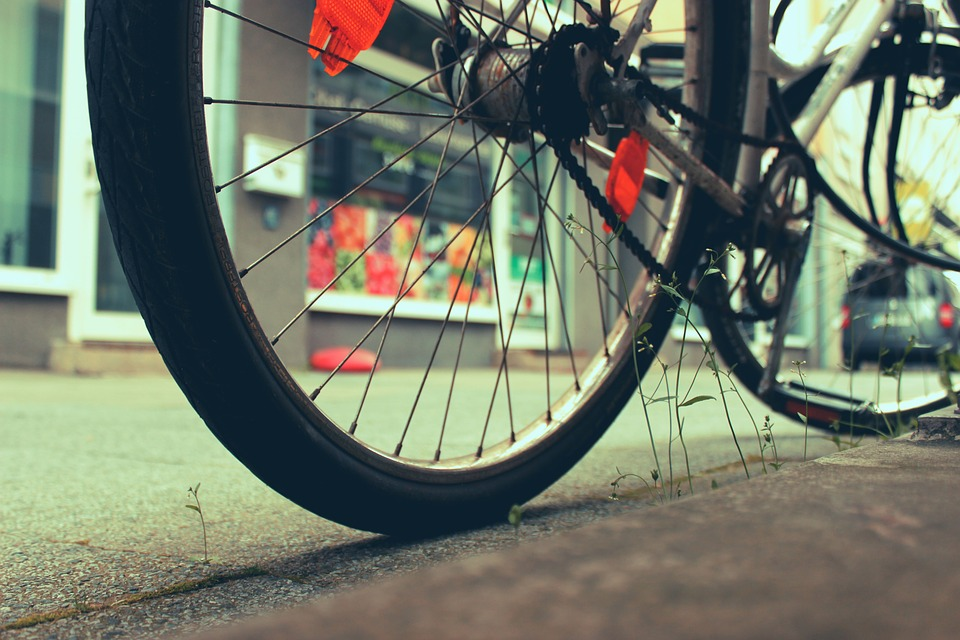
#> input picture Practice/Easy_haults.jpg, 960 x 640 px
$ python Filter_Modes.py
#> lines starting #> are read from the running program, lines starting #| are printed output that depends on the picture
#Modes and Filter

from PIL import Image
from PIL import ImageFilter #used for useing filter type function

img = Image.open('Easy_haults.jpg')
#> img is the input picture: PIL image 960x640 RGB; mean R, G, B 112.5, 119.8, 104.9
black_white = img.convert('L')
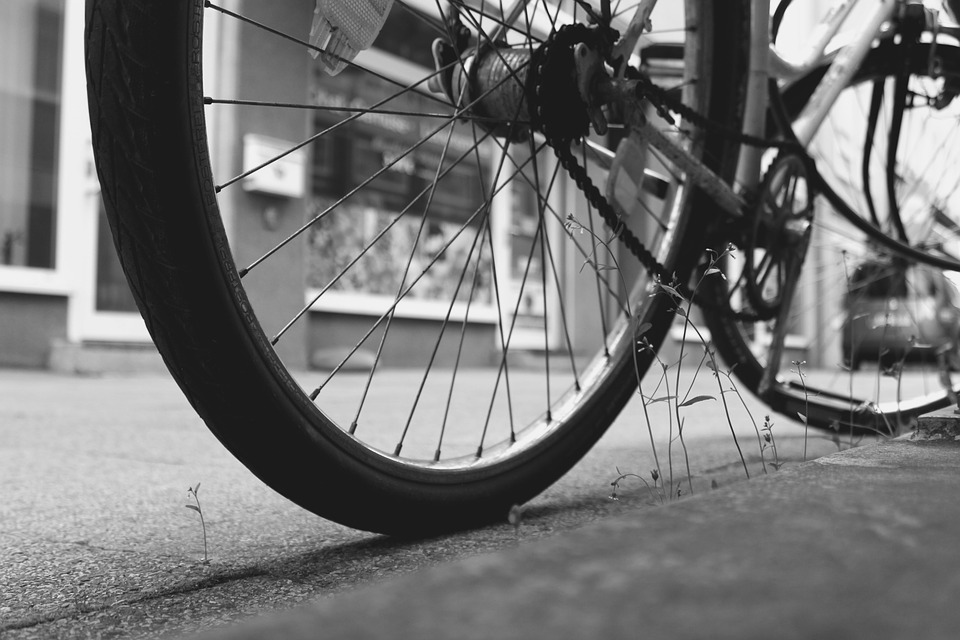
#> black_white: PIL image 960x640 L; min 5, max 253, mean 115.9
blur = img.filter(ImageFilter.BLUR) #for Blurred image
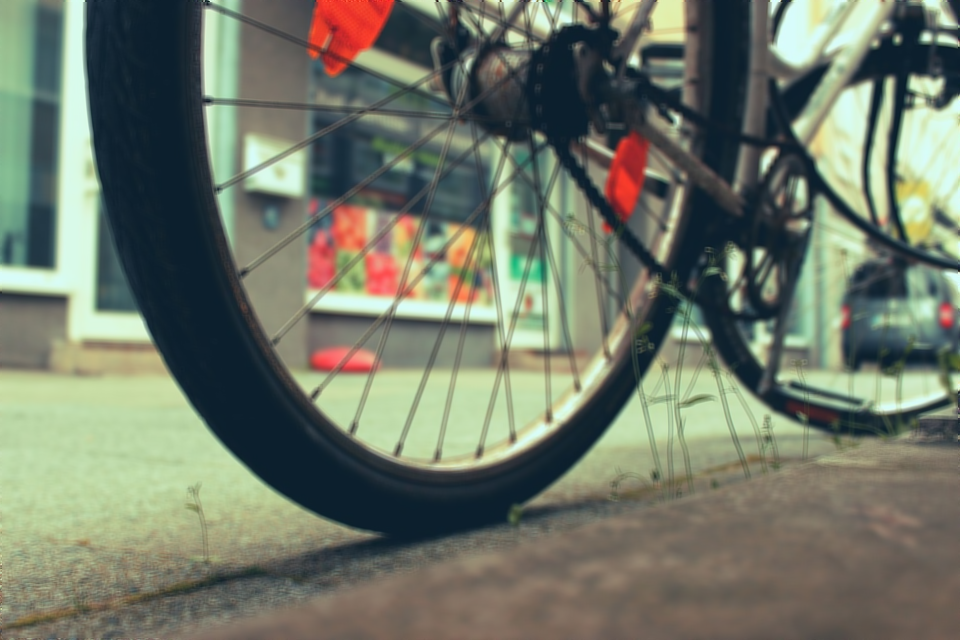
#> blur: PIL image 960x640 RGB; mean R, G, B 112.5, 119.9, 105
details = img.filter(ImageFilter.DETAIL)
edges = img.filter(ImageFilter.FIND_EDGES)
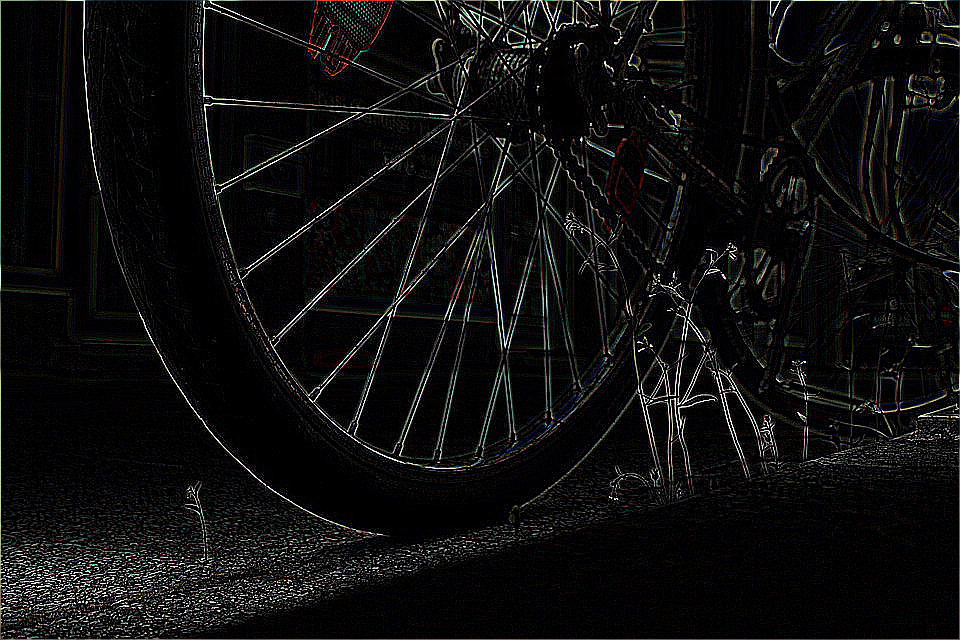
#> edges: PIL image 960x640 RGB; mean R, G, B 14.5, 14.4, 14.3

$ run again, with Practice/Cashless_Payment.jpg copied over Practice/Easy_haults.jpg
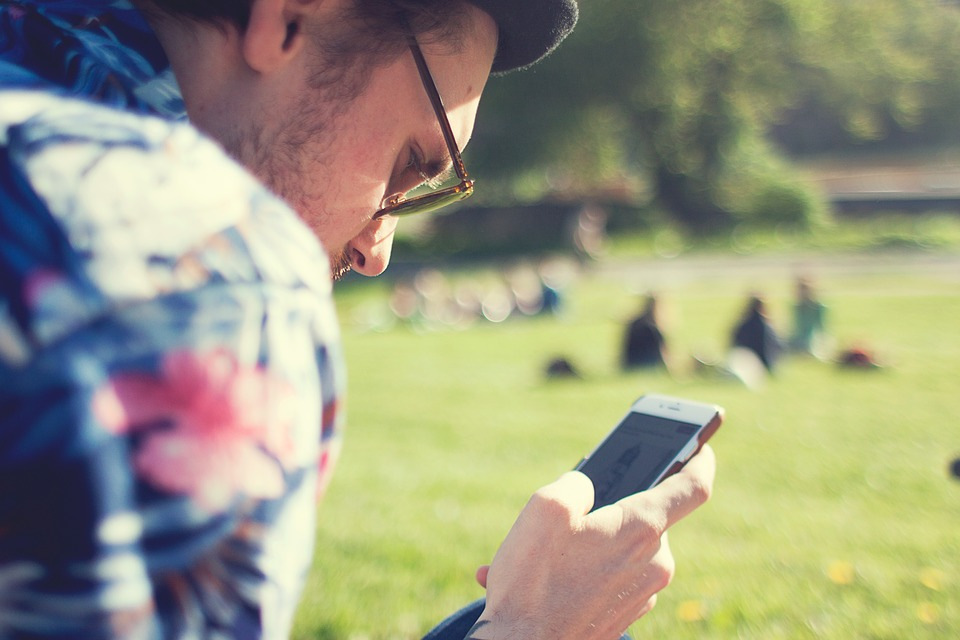
#> input picture Practice/Cashless_Payment.jpg, 960 x 640 px
#> img is the input picture: PIL image 960x640 RGB; mean R, G, B 152.8, 151.9, 127.8
#> `black_white = img.convert('L')`:
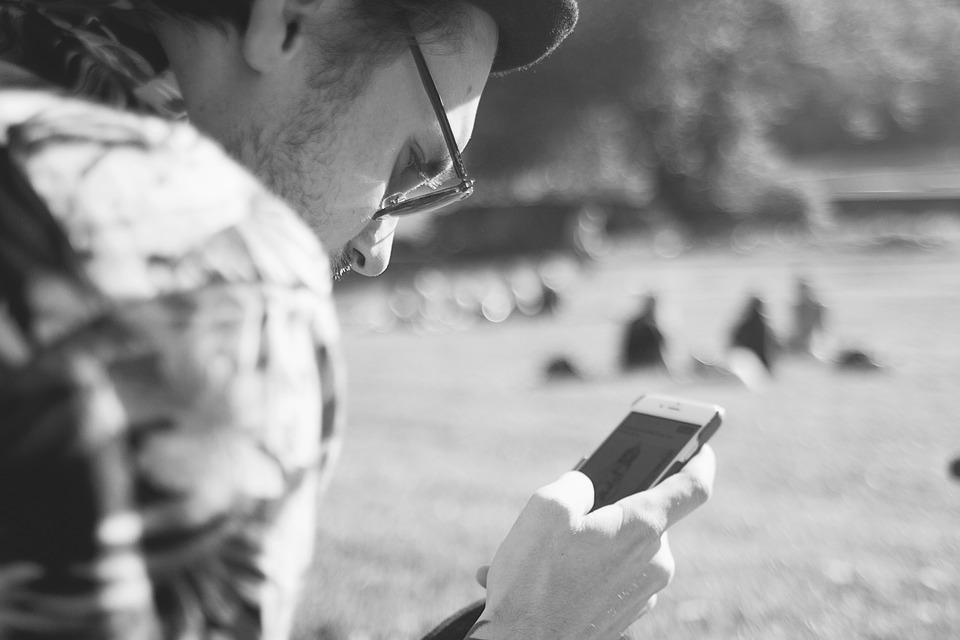
#> black_white: PIL image 960x640 L; min 22, max 253, mean 149.4
#> `edges = img.filter(ImageFilter.FIND_EDGES)`:
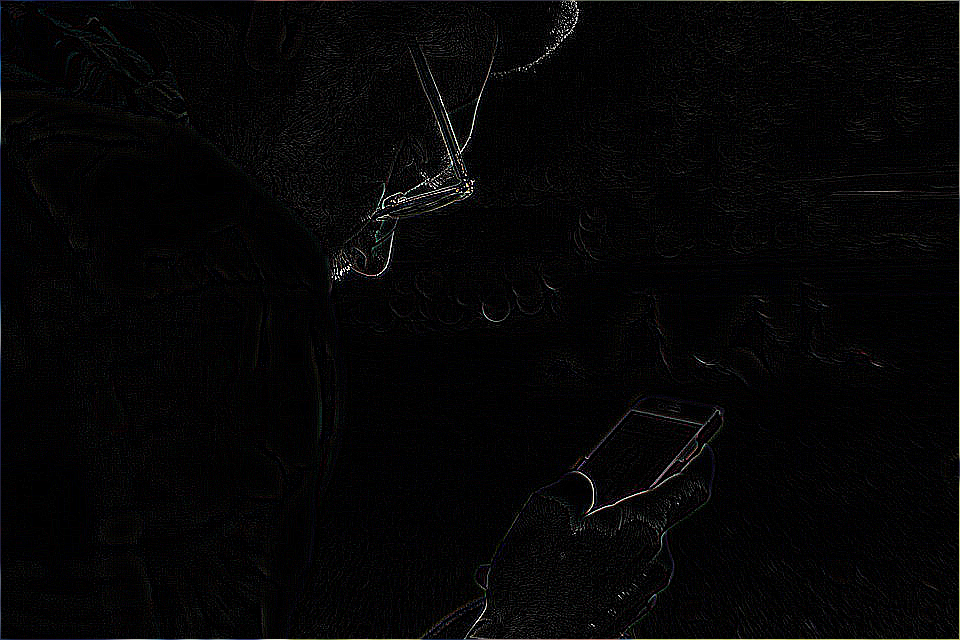
#> edges: PIL image 960x640 RGB; mean R, G, B 5.6, 5.4, 5.7
